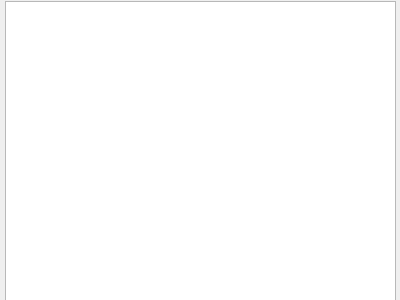
<?xml version="1.0" encoding="UTF-8"?>
<ui version="4.0">
 <class>Dialog</class>
 <widget class="QDialog" name="Dialog">
  <property name="geometry">
   <rect>
    <x>0</x>
    <y>0</y>
    <width>400</width>
    <height>300</height>
   </rect>
  </property>
  <property name="windowTitle">
   <string>Dialog</string>
  </property>
  <widget class="QGraphicsView" name="graphicsView">
   <property name="geometry">
    <rect>
     <x>5</x>
     <y>1</y>
     <width>391</width>
     <height>301</height>
    </rect>
   </property>
  </widget>
 </widget>
 <resources/>
 <connections/>
</ui>
